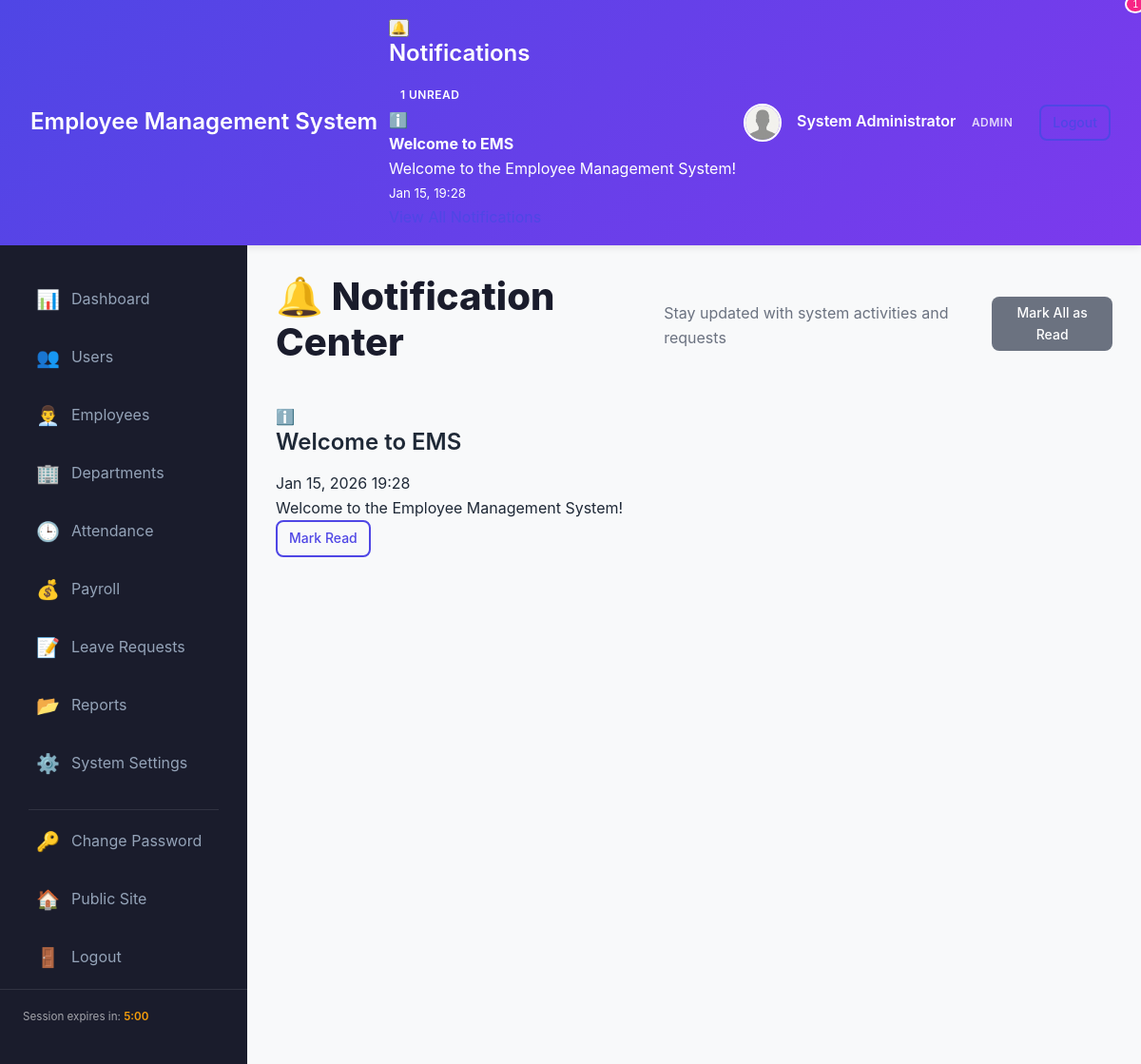
Screenshot of /dashboard/notifications/index.php (signed in) with the database file from the repository.
### tables this page shows
CREATE TABLE IF NOT EXISTS `notifications` (
  `id` int(11) NOT NULL AUTO_INCREMENT,
  `user_id` int(11) NOT NULL,
  `type` enum('Info','Success','Warning','Danger') DEFAULT 'Info',
  `title` varchar(200) NOT NULL,
  `message` text NOT NULL,
  `is_read` tinyint(1) DEFAULT 0,
  `link` varchar(255) DEFAULT NULL,
  `created_at` timestamp NOT NULL DEFAULT CURRENT_TIMESTAMP,
  PRIMARY KEY (`id`),
  KEY `idx_user_read` (`user_id`, `is_read`),
  KEY `idx_created` (`created_at`),
  CONSTRAINT `fk_notification_user` FOREIGN KEY (`user_id`) REFERENCES `users` (`id`) ON DELETE CASCADE
);

### includes/functions.php (called while the page is built, shortened)
<?php
function get_user_notifications($user_id, $limit = 10, $unread_only = false) {
    global $pdo;
    try {
        $sql = "SELECT * FROM notifications WHERE user_id = ?";
        $sql .= " ORDER BY created_at DESC LIMIT ?";
        $stmt = $pdo->prepare($sql);
        $stmt->execute([$user_id, $limit]);
        return $stmt->fetchAll();
    } catch (PDOException $e) {
        error_log("Get notifications error: " . $e->getMessage());
        return [];
    }
}
function get_unread_notification_count($user_id) {
    global $pdo;
    try {
        $stmt = $pdo->prepare("SELECT COUNT(*) as count FROM notifications
                               WHERE user_id = ? AND is_read = 0");
        $stmt->execute([$user_id]);
        return $stmt->fetch()['count'];
    } catch (PDOException $e) {
        error_log("Get unread count error: " . $e->getMessage());
        return 0;
    }
}
function is_employee() {
    return isset($_SESSION['user_type']) && $_SESSION['user_type'] === 'Employee';
}
?>

### dashboard/notifications/index.php (the view, shortened to what this page needs)
<?php
require_once '../../config/db_connect.php';
require_once '../../includes/functions.php';
$user_id = $_SESSION['user_id'];
try {
    $stmt = $pdo->prepare("
        SELECT * FROM notifications
        WHERE user_id = ?
        ORDER BY created_at DESC
    ");
    $stmt->execute([$user_id]);
    $notifications = $stmt->fetchAll();
} catch (PDOException $e) {
    error_log("Fetch notifications error: " . $e->getMessage());
    $notifications = [];
}
?>
<!DOCTYPE html>
<html lang="en">
<head>
    <link rel="stylesheet" href="../../assets/css/style.css">
    <link rel="stylesheet" href="../../assets/css/dashboard.css">
    <?php if(is_employee()): ?>
    <link rel="stylesheet" href="../../assets/css/employee_dashboard.css">
    <?php else: ?>
    <link rel="stylesheet" href="../../assets/css/admin_dashboard.css">
    <?php endif; ?>
</head>
<body class="dashboard-page <?php echo is_employee() ? 'employee-page' : 'admin-page'; ?>">
    <?php
    if (is_employee()) {
        include '../includes/employee_header.php';
    } else {
        include '../includes/admin_header.php';
    }
    ?>
    <div class="dashboard-container">
        <?php
        if (is_employee()) {
            include '../includes/employee_sidebar.php';
        } else {
            include '../includes/admin_sidebar.php';
        }
        ?>
        <main class="dashboard-content">
            <div class="page-header">
                <h1>🔔 Notification Center</h1>
                <p>Stay updated with system activities and requests</p>
                <div class="header-actions">
                    <a href="?mark_all_read=1" class="btn btn-sm btn-secondary">Mark All as Read</a>
                </div>
            </div>
            <div class="card">
                <div class="notification-full-list">
                    <?php if (empty($notifications)): ?>
                        <div class="text-center py-5">
                            <p class="text-muted">No notifications found.</p>
                        </div>
                    <?php else: ?>
                        <?php foreach($notifications as $notif): ?>
                        <div class="notification-row <?php echo $notif['is_read'] ? 'read' : 'unread'; ?>">
                            <div class="notif-type-icon notif-<?php echo strtolower($notif['type']); ?>">
                                <?php
                                $icons = ['Info' => 'ℹ️', 'Success' => '✅', 'Warning' => '⚠️', 'Danger' => '🚨'];
                                echo $icons[$notif['type']] ?? 'ℹ️';
                                ?>
                            </div>
                            <div class="notif-body">
                                <div class="notif-header">
                                    <h3><?php echo htmlspecialchars($notif['title']); ?></h3>
                                    <span class="notif-time"><?php echo date('M d, Y H:i', strtotime($notif['created_at'])); ?></span>
                                </div>
                                <p><?php echo htmlspecialchars($notif['message']); ?></p>
                            </div>
                            <div class="notif-actions">
                                <?php if(!$notif['is_read']): ?>
                                <a href="?read=<?php echo $notif['id']; ?>" class="btn btn-sm btn-outline" title="Mark as read">Mark Read</a>
                                <?php endif; ?>
                            </div>
                        </div>
                        <?php endforeach; ?>
                    <?php endif; ?>
                </div>
            </div>
        </main>
    </div>
</body>
</html>

### dashboard/includes/admin_header.php (shortened to what this page needs)
<?php
$notification_count = get_unread_notification_count($_SESSION['user_id']);
$notifications = get_user_notifications($_SESSION['user_id'], 5);
?>
<header class="dashboard-header admin-header">
    <div class="header-container">
        <div class="logo">
            <h2><?php echo SITE_NAME; ?></h2>
        </div>
        <div class="header-actions">
            <div class="notifications-dropdown">
                <button class="notification-btn" id="notificationBtn">
                    🔔
                    <?php if ($notification_count > 0): ?>
                        <span class="notification-badge"><?php echo $notification_count; ?></span>
                    <?php endif; ?>
                </button>
                <div class="notification-dropdown-content" id="notificationDropdown">
                    <div class="notification-header">
                        <h3>Notifications</h3>
                        <?php if ($notification_count > 0): ?>
                            <span class="badge"><?php echo $notification_count; ?> unread</span>
                        <?php endif; ?>
                    </div>
                    <div class="notification-list">
                        <?php if (empty($notifications)): ?>
                            <div class="notification-item">
                                <p>No notifications</p>
                            </div>
                        <?php else: ?>
                            <?php foreach ($notifications as $notif): ?>
                                <div class="notification-item <?php echo $notif['is_read'] ? '' : 'unread'; ?>">
                                    <div class="notif-icon notif-<?php echo strtolower($notif['type']); ?>">
                                        <?php
                                        $icons = ['Info' => 'ℹ️', 'Success' => '✅', 'Warning' => '⚠️', 'Danger' => '🚨'];
                                        echo $icons[$notif['type']] ?? 'ℹ️';
                                        ?>
                                    </div>
                                    <div class="notif-content">
                                        <strong><?php echo htmlspecialchars($notif['title']); ?></strong>
                                        <p><?php echo htmlspecialchars($notif['message']); ?></p>
                                        <small><?php echo date('M d, H:i', strtotime($notif['created_at'])); ?></small>
                                    </div>
                                </div>
                            <?php endforeach; ?>
                        <?php endif; ?>
                    </div>
                    <div class="notification-footer">
                        <a href="notifications/index.php">View All Notifications</a>
                    </div>
                </div>
            </div>
            <div class="user-info">
                <img src="<?php echo '../uploads/profiles/' . ($_SESSION['profile_picture'] ?? 'default-avatar.png'); ?>"
                     alt="Profile" class="user-avatar" onerror="this.src='../assets/images/default-avatar.png'">
                <div class="user-details">
                    <span class="user-name"><?php echo htmlspecialchars($_SESSION['first_name'] . ' ' . $_SESSION['last_name']); ?></span>
                    <span class="user-role badge badge-admin"><?php echo htmlspecialchars($_SESSION['user_type']); ?></span>
                </div>
                <a href="../auth/logout.php" class="btn btn-sm btn-outline">Logout</a>
            </div>
        </div>
    </div>
</header>

### assets/css/style.css (style rules this page uses)
:root { --primary-color: #4F46E5; --primary-dark: #4338CA; --primary-light: #818CF8; --secondary-color: #10B981; --secondary-dark: #059669; --danger-color: #EF4444; --warning-color: #F59E0B; --info-color: #3B82F6; --success-color: #10B981; --text-primary: #1F2937; --text-secondary: #6B7280; --text-light: #9CA3AF; --bg-primary: #FFFFFF; --bg-secondary: #F9FAFB; --bg-dark: #111827; --border-color: #E5E7EB; --border-radius: 8px; --shadow-sm: 0 1px 2px 0 rgba(0, 0, 0, 0.05); --shadow-md: 0 4px 6px -1px rgba(0, 0, 0, 0.1); --shadow-lg: 0 10px 15px -3px rgba(0, 0, 0, 0.1); --transition: all 0.3s ease; }
* { margin: 0; padding: 0; box-sizing: border-box; }
body { font-family: 'Segoe UI', Tahoma, Geneva, Verdana, sans-serif; font-size: 16px; line-height: 1.6; color: var(--text-primary); background-color: var(--bg-secondary); }
a { color: var(--primary-color); text-decoration: none; transition: var(--transition); }
img { max-width: 100%; height: auto; }
h1, h2, h3, h4, h5, h6 { margin-bottom: 1rem; font-weight: 600; line-height: 1.2; }
h1 { font-size: 2.5rem; }
h2 { font-size: 2rem; }
h3 { font-size: 1.5rem; }
.header-container { max-width: 1200px; margin: 0 auto; padding: 0 1rem; display: flex; justify-content: space-between; align-items: center; }
.header-actions { display: flex; gap: 0.5rem; align-items: center; }
.btn { display: inline-block; padding: 0.625rem 1.25rem; font-size: 1rem; font-weight: 500; text-align: center; border: none; border-radius: var(--border-radius); cursor: pointer; transition: var(--transition); text-decoration: none; }
.btn-secondary { background-color: var(--text-secondary); color: white; }
.btn-outline { background-color: transparent; border: 2px solid var(--primary-color); color: var(--primary-color); }
.btn-sm { padding: 0.375rem 0.75rem; font-size: 0.875rem; }

### assets/css/dashboard.css (style rules this page uses)
.dashboard-page { background-color: #F3F4F6; }
.dashboard-container { display: grid; grid-template-columns: 260px 1fr; min-height: 100vh; }
.dashboard-header { grid-column: 1 / -1; background: linear-gradient(135deg, #4F46E5 0%, #7C3AED 100%); color: white; padding: 1rem 2rem; box-shadow: 0 2px 8px rgba(0, 0, 0, 0.1); }
.dashboard-header .header-container { display: flex; justify-content: space-between; align-items: center; max-width: none; padding: 0; }
.dashboard-header .logo h2 { margin: 0; font-size: 1.5rem; color: white; }
.user-info { display: flex; align-items: center; gap: 1rem; }
.user-avatar { width: 40px; height: 40px; border-radius: 50%; border: 2px solid white; object-fit: cover; }
.user-name { font-weight: 600; }
.user-role { color: rgba(255, 255, 255, 0.8); font-size: 0.875rem; }
.dashboard-content { padding: 2rem; overflow-y: auto; }
.page-header { margin-bottom: 2rem; display: flex; justify-content: space-between; align-items: center; }
.page-header h1 { margin: 0; color: #1F2937; }
.page-header p { color: #6B7280; margin: 0.25rem 0 0 0; }
.header-actions { display: flex; gap: 0.5rem; }
.badge { display: inline-block; padding: 0.25rem 0.75rem; font-size: 0.75rem; font-weight: 600; border-radius: 9999px; text-transform: uppercase; letter-spacing: 0.5px; }

### assets/css/admin_dashboard.css (style rules this page uses)
:root { --admin-primary: #4361ee; --admin-secondary: #3f37c9; --admin-success: #4cc9f0; --admin-info: #4895ef; --admin-warning: #f72585; --admin-danger: #b5179e; --admin-bg: #f8f9fa; --card-shadow: 0 10px 30px rgba(0, 0, 0, 0.05); --glass-bg: rgba(255, 255, 255, 0.8); --glass-border: rgba(255, 255, 255, 0.2); }
.admin-page { background: var(--admin-bg); font-family: 'Inter', system-ui, -apple-system, sans-serif; }
.dashboard-content { padding: 30px; }
.page-header h1 { font-weight: 800; color: #1a1c2c; margin-bottom: 10px; }
.notification-badge { position: absolute; top: -5px; right: -5px; background: #f72585; color: #fff; border-radius: 50%; padding: 2px 6px; font-size: 10px; border: 2px solid #fff; animation: pulse 2s infinite; }

### rows the page displays
notifications: type "ℹ️", title "Welcome to EMS", message "Welcome to the Employee Management System!", created_at "Jan 15, 19:28", created_at "Jan 15, 2026 19:28"

### other values shown
SITE_NAME "Employee Management System"
$notification_count "1"
$_SESSION['first_name'] . ' ' . $_SESSION['last_name'] "System Administrator"
$_SESSION['user_type'] "ADMIN"
